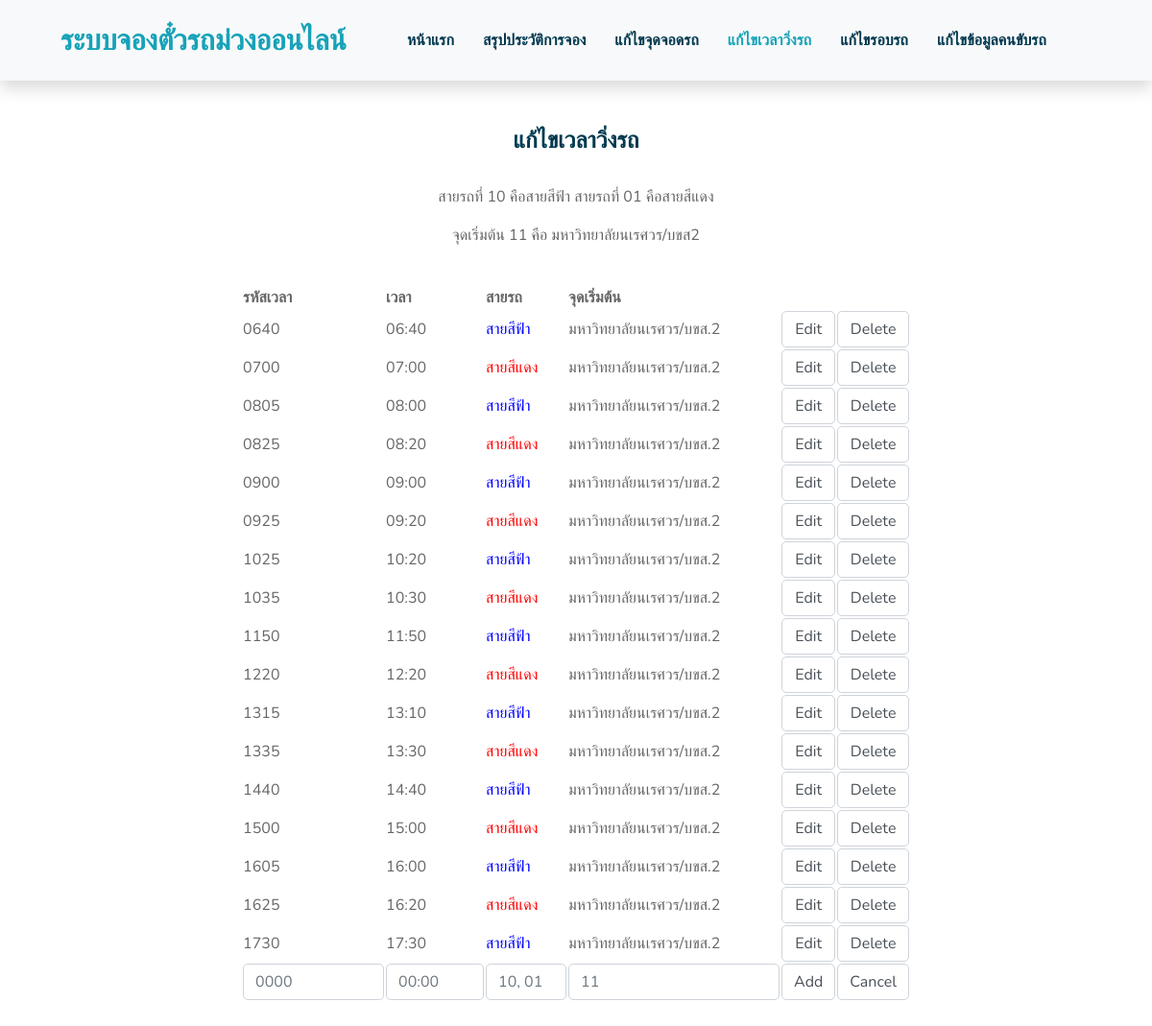
The app's page /changeTime.php, older data.
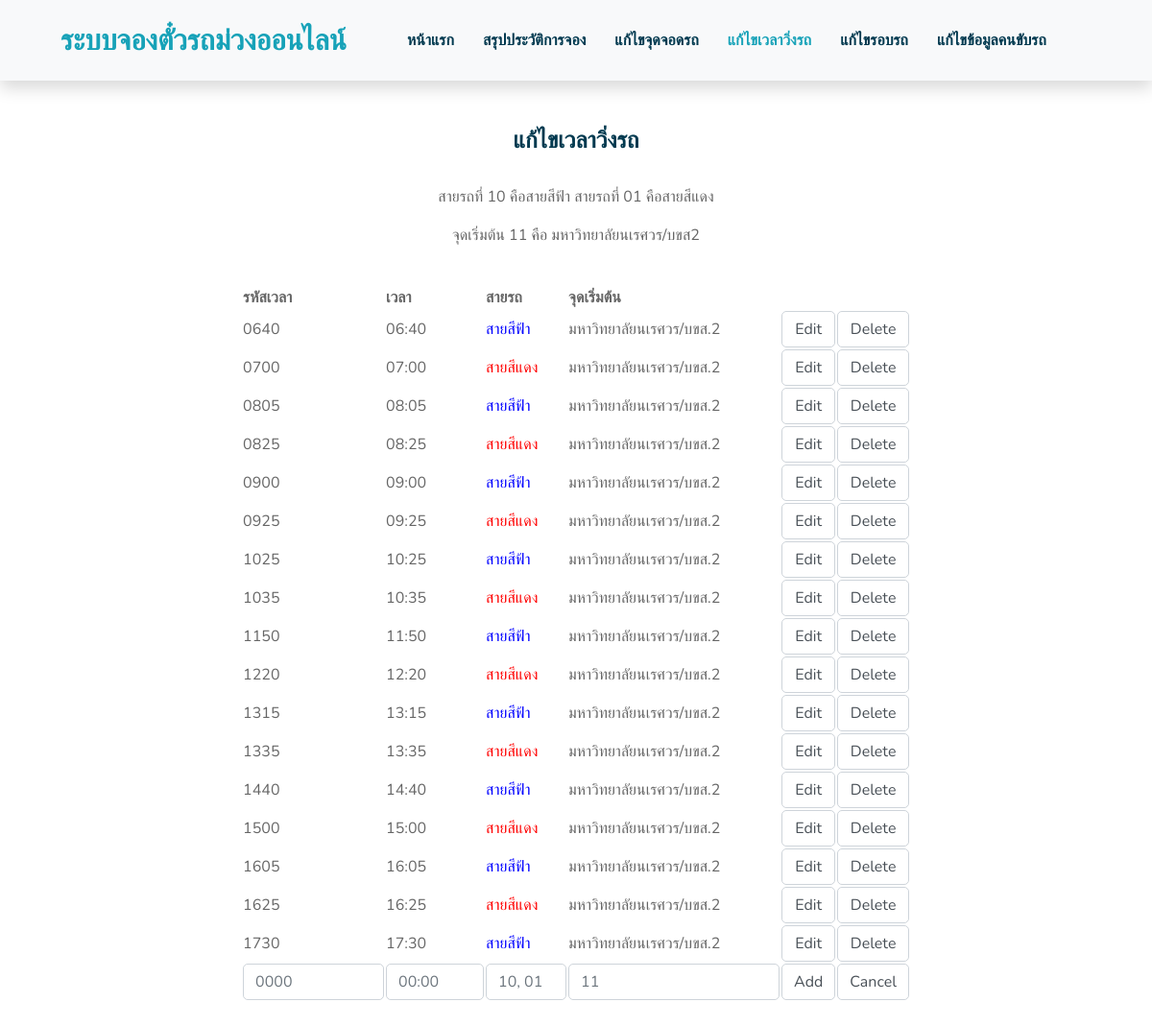
The same page, newer data.
### tables this page shows
CREATE TABLE `departure_time` (
  `time_id` varchar(10) NOT NULL COMMENT 'รหัสเวลา',
  `timeT` varchar(5) NOT NULL COMMENT 'เวลา',
  `route_b_r` varchar(2) NOT NULL COMMENT 'สายรถ',
  `start_NU_TC` varchar(2) NOT NULL COMMENT 'จุดเริ่มต้น'
);

### changeTime.php (the view, shortened to what the changed rows need)
<!DOCTYPE html>
<html lang="en">
<head>
    <link href="https://cdnjs.cloudflare.com/ajax/libs/font-awesome/5.10.0/css/all.min.css" rel="stylesheet">
    <link href="lib/flaticon/font/flaticon.css" rel="stylesheet">
    <link href="lib/owlcarousel/assets/owl.carousel.min.css" rel="stylesheet">
    <link href="lib/lightbox/css/lightbox.min.css" rel="stylesheet">
    <link href="css/style.css" rel="stylesheet">
</head>
<body>
    <div class="container-fluid py-5 d-flex flex-column align-items-center justify-content-center" align="center">
    <div class="container d-flex flex-column align-items-center justify-content-center" align="center">
    <div class="page-heading normal-space">
    <div class="col-lg-12">
        <div class="container">
            <div class="col-lg-12 container d-flex flex-column  align-items-center justify-content-center" align="center">
              <br>
            <table width='100%'>
                <tr>
                    <th >รหัสเวลา</th>
                    <th >เวลา</th>
                    <th>สายรถ</th>
                    <th>จุดเริ่มต้น</th>
                    <th></th><th></th>
                </tr>
            <?php
                        include('connectdatabase.php');
                        if (!$conn) {
                            die("Connection failed: " . mysqli_connect_error());
                        } else {
                            $sql = "SELECT * FROM `departure_time`";
                            $result = mysqli_query($conn, $sql);
                            if (mysqli_num_rows($result) > 0){
                                while($row = mysqli_fetch_assoc($result)){
                                         ?>
                                    <tr>
                                    <td ><?php echo $row["time_id"]; ?></td>
                                    <td ><?php echo substr(($row["timeT"]) ,0,5); ?></td>
                                    <?php
                                    $r = str_split($row["route_b_r"]);
                                        if ($r[0] == 1 ) {
                                            echo "<td style='color:blue '  >";
                                            echo "สายสีฟ้า";
                                        }
                                        else{
                                            echo "<td style='color:red'>";
                                            echo "สายสีแดง";
                                        }
                                        echo "</td>";
                                    echo "<td>";
                                    $start = str_split($row["start_NU_TC"]);
                                    if($start[0] == 1 && $start[1] == 1){
                                        echo "มหาวิทยาลัยนเรศวร/บขส.2";
                                    }
                                    echo "</td>";
                                    ?>
                                    <td><button class="form-control" data-toggle="modal" href=edit/editformTime.php" data-target="#theModal" onclick="window.location='edit/editformTime.php?id=<?php echo $row["time_id"];?>'">Edit</button></td>
                                    <td><button class="form-control" onclick="JavaScript:if(confirm('Confirm Delete?')==true){window.location='delete/deleteTime.php?id=<?php echo $row["time_id"];?>';}">Delete</button></td>
                                    <?php
                                    echo "</tr>";
                                }
                            }
                        }
                    ?>
              </table>
          </div>
        </div>
        </div>

Row changes from the older to the newer data that the page shows:
changed departure_time id 0805: timeT "08:00" → "08:05"
changed departure_time id 0825: timeT "08:20" → "08:25"
changed departure_time id 0925: timeT "09:20" → "09:25"
changed departure_time id 1025: timeT "10:20" → "10:25"
changed departure_time id 1035: timeT "10:30" → "10:35"
changed departure_time id 1315: timeT "13:10" → "13:15"
changed departure_time id 1335: timeT "13:30" → "13:35"
changed departure_time id 1605: timeT "16:00" → "16:05"
changed departure_time id 1625: timeT "16:20" → "16:25"
